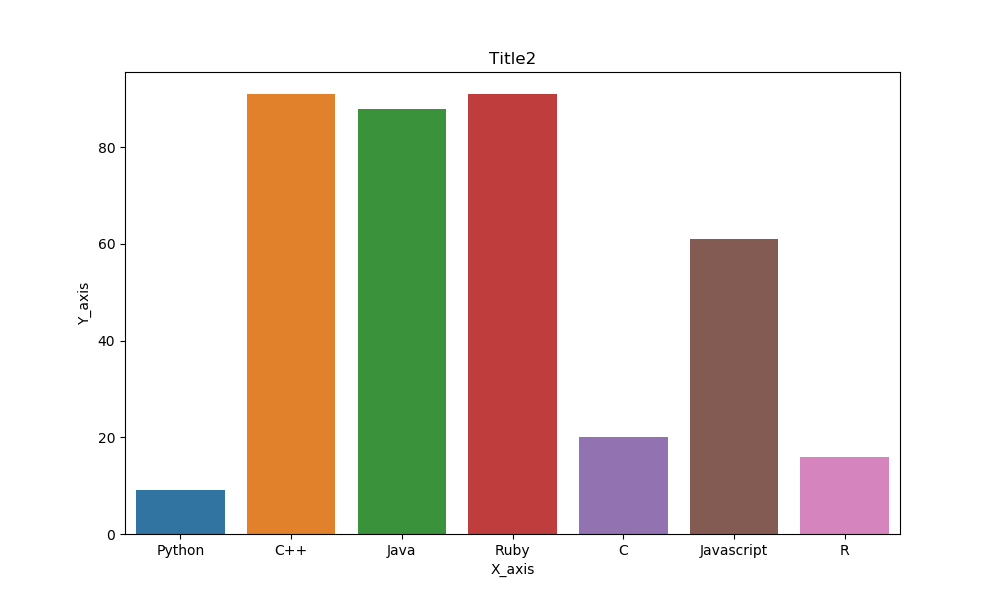
#> input picture image2.png, 1000 x 600 px
$ python matrix.py
#> lines starting #> are read from the running program, lines starting #| are printed output that depends on the picture; after the words box and inside, x2 and y2 are one past the last pixel; in counts of white or black regions, pixels touching at a corner belong together
from threshold_fast import threshold_fast
import cv2
import matplotlib.pyplot as plt

i=cv2.imread('image2.png',0)
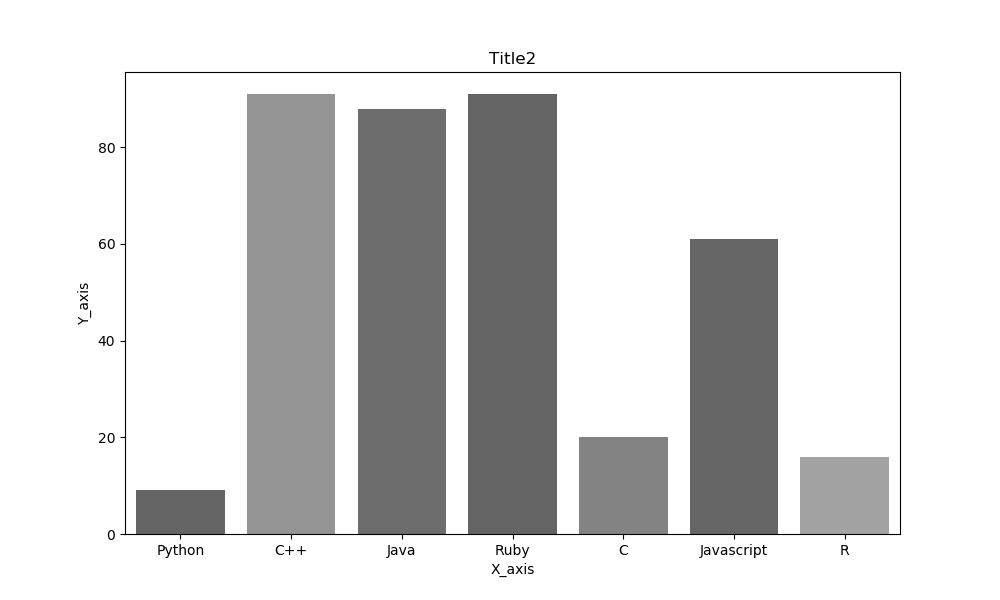
#> i: shape (600, 1000); min 0, max 255, mean 216.7
# image=threshold_fast(250,i)
plt.imshow(i,cmap="gray")
plt.show()
k=cv2.imread('image2_filtered.png',0)
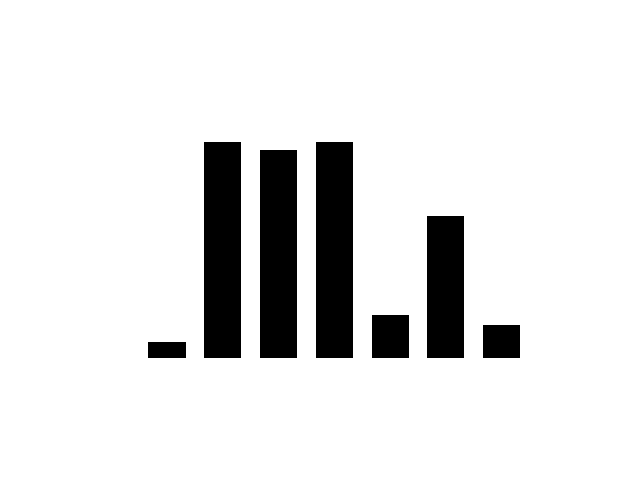
#> input picture image2_filtered.png, 640 x 480 px
#> k: shape (480, 640); 89.5% white; 7 black regions, largest, box (x1, y1, x2, y2) and area: (204, 142, 241, 358) 7992, (316, 142, 353, 358) 7992, (260, 150, 297, 358) 7696
plt.imshow(k,cmap="gray")
plt.show()
print("done")
